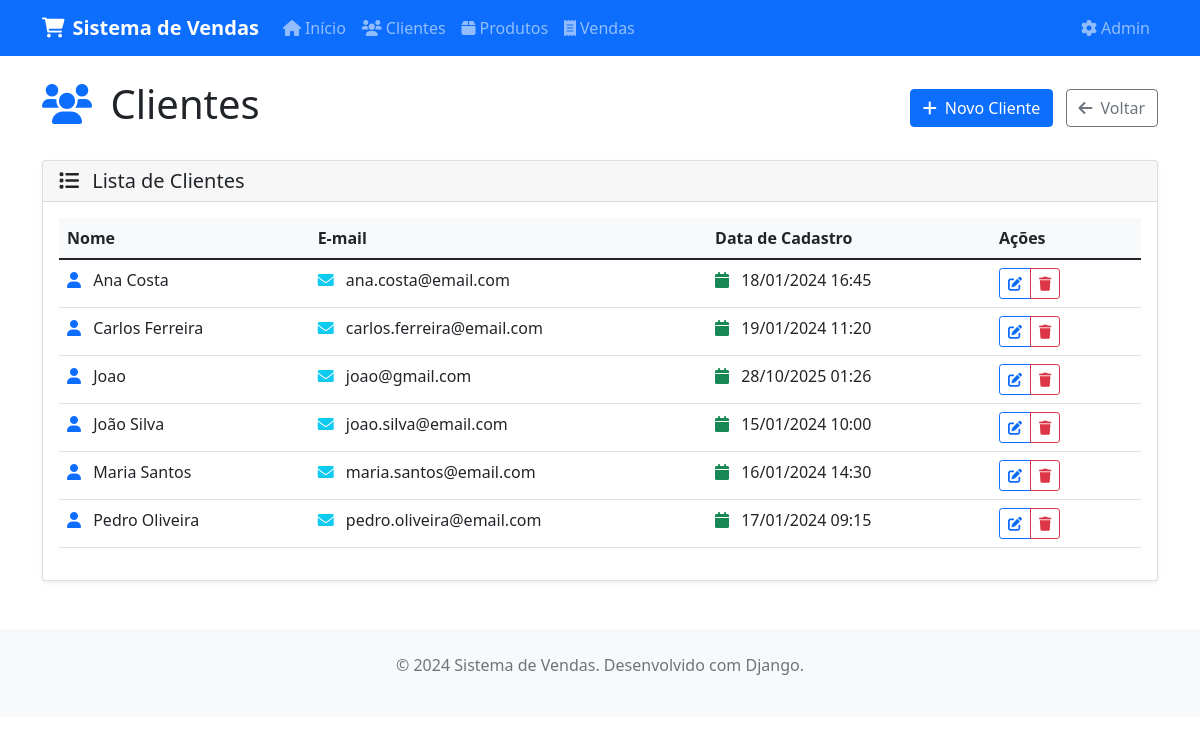
The app's page /vendas/clientes/, older data.
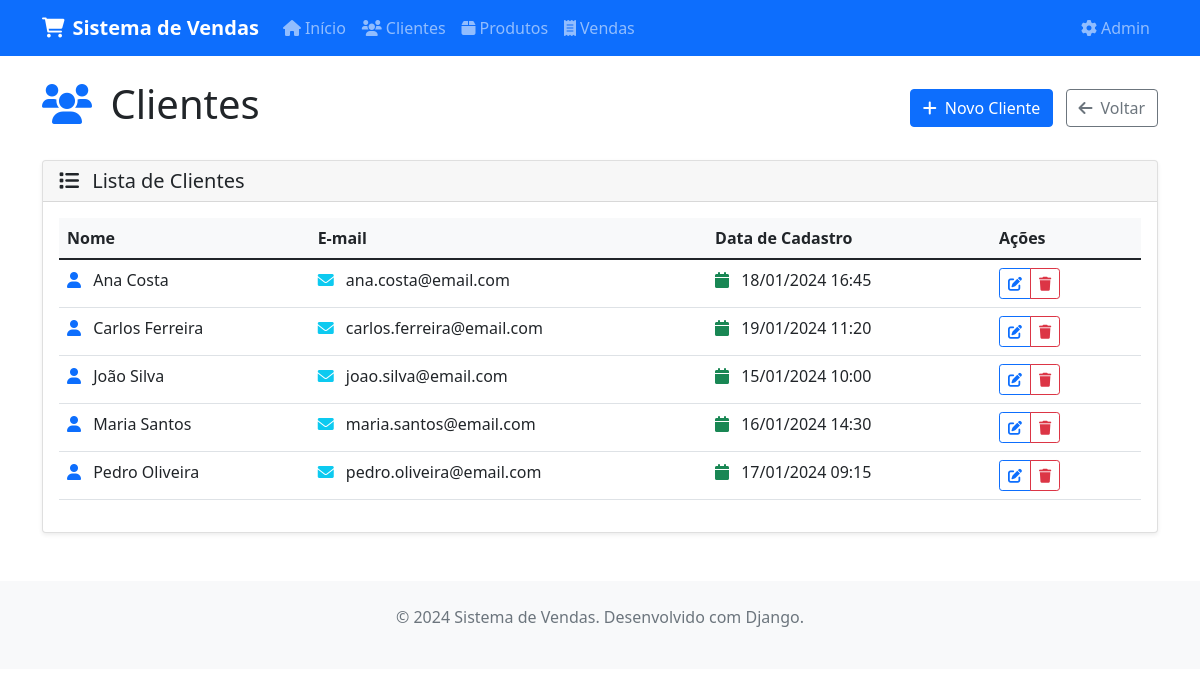
The same page, newer data.
### vendas/models.py (models this page shows, shortened)
class Cliente(models.Model):
    nome = models.CharField(max_length=200, verbose_name="Nome")
    email = models.EmailField(verbose_name="E-mail")
    data_cadastro = models.DateTimeField(auto_now_add=True, verbose_name="Data de Cadastro")
    class Meta:
        verbose_name = "Cliente"
        verbose_name_plural = "Clientes"
        ordering = ['nome']

### vendas/views.py (the view)
# urls.py: path('clientes/', views.cliente_list, name='cliente_list'),
def cliente_list(request):
    clientes_list = Cliente.objects.all()
    paginator = Paginator(clientes_list, 10)  # 10 clientes por página
    page_number = request.GET.get('page')
    clientes = paginator.get_page(page_number)
    return render(request, 'vendas/cliente_list.html', {'clientes': clientes})

### vendas/templates/vendas/cliente_list.html (shortened to what this page needs)
{% extends 'vendas/base.html' %}
{% block content %}
<div class="row">
    <div class="col-12">
        <div class="d-flex justify-content-between align-items-center mb-4">
            <h1>
                <i class="fas fa-users text-primary me-2"></i>
                Clientes
            </h1>
            <div>
                <a href="{% url 'vendas:cliente_create' %}" class="btn btn-primary me-2">
                    <i class="fas fa-plus me-2"></i>Novo Cliente
                </a>
                <a href="{% url 'vendas:home' %}" class="btn btn-outline-secondary">
                    <i class="fas fa-arrow-left me-2"></i>Voltar
                </a>
            </div>
        </div>
    </div>
</div>
<div class="row">
    <div class="col-12">
        <div class="card">
            <div class="card-header">
                <h5 class="mb-0">
                    <i class="fas fa-list me-2"></i>
                    Lista de Clientes
                </h5>
            </div>
            <div class="card-body">
                {% if clientes and clientes.paginator.count %}
                    <div class="table-responsive">
                        <table class="table table-hover">
                            <thead>
                                <tr>
                                    <th>Nome</th>
                                    <th>E-mail</th>
                                    <th>Data de Cadastro</th>
                                    <th width="150">Ações</th>
                                </tr>
                            </thead>
                            <tbody>
                                {% for cliente in clientes %}
                                <tr>
                                    <td>
                                        <i class="fas fa-user text-primary me-2"></i>
                                        {{ cliente.nome }}
                                    </td>
                                    <td>
                                        <i class="fas fa-envelope text-info me-2"></i>
                                        {{ cliente.email }}
                                    </td>
                                    <td>
                                        <i class="fas fa-calendar text-success me-2"></i>
                                        {{ cliente.data_cadastro|date:"d/m/Y H:i" }}
                                    </td>
                                    <td>
                                        <div class="btn-group" role="group">
                                            <a href="{% url 'vendas:cliente_update' cliente.pk %}"
                                               class="btn btn-sm btn-outline-primary"
                                               title="Editar cliente">
                                                <i class="fas fa-edit"></i>
                                            </a>
                                            <a href="{% url 'vendas:cliente_delete' cliente.pk %}"
                                               class="btn btn-sm btn-outline-danger"
                                               title="Excluir cliente">
                                                <i class="fas fa-trash"></i>
                                            </a>
                                        </div>
                                    </td>
                                </tr>
                                {% endfor %}
                            </tbody>
                        </table>
                    </div>
                {% endif %}
            </div>
        </div>
    </div>
</div>
{% endblock %}

Row changes from the older to the newer data that the page shows:
removed Cliente: nome "Joao", email "joao@gmail.com", data_cadastro "28/10/2025 01:26"
